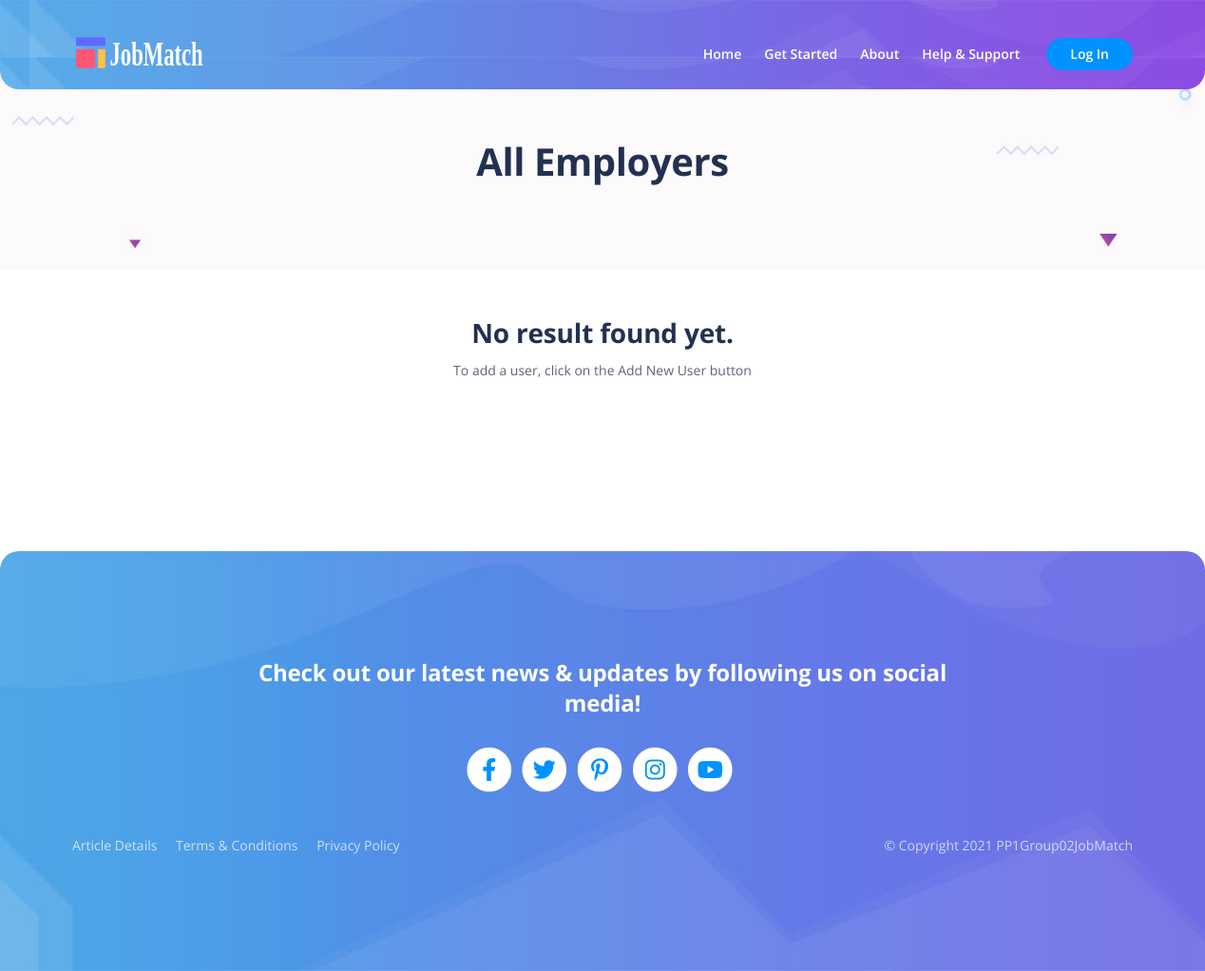
Before: /view/employer_list.php with the older database file.
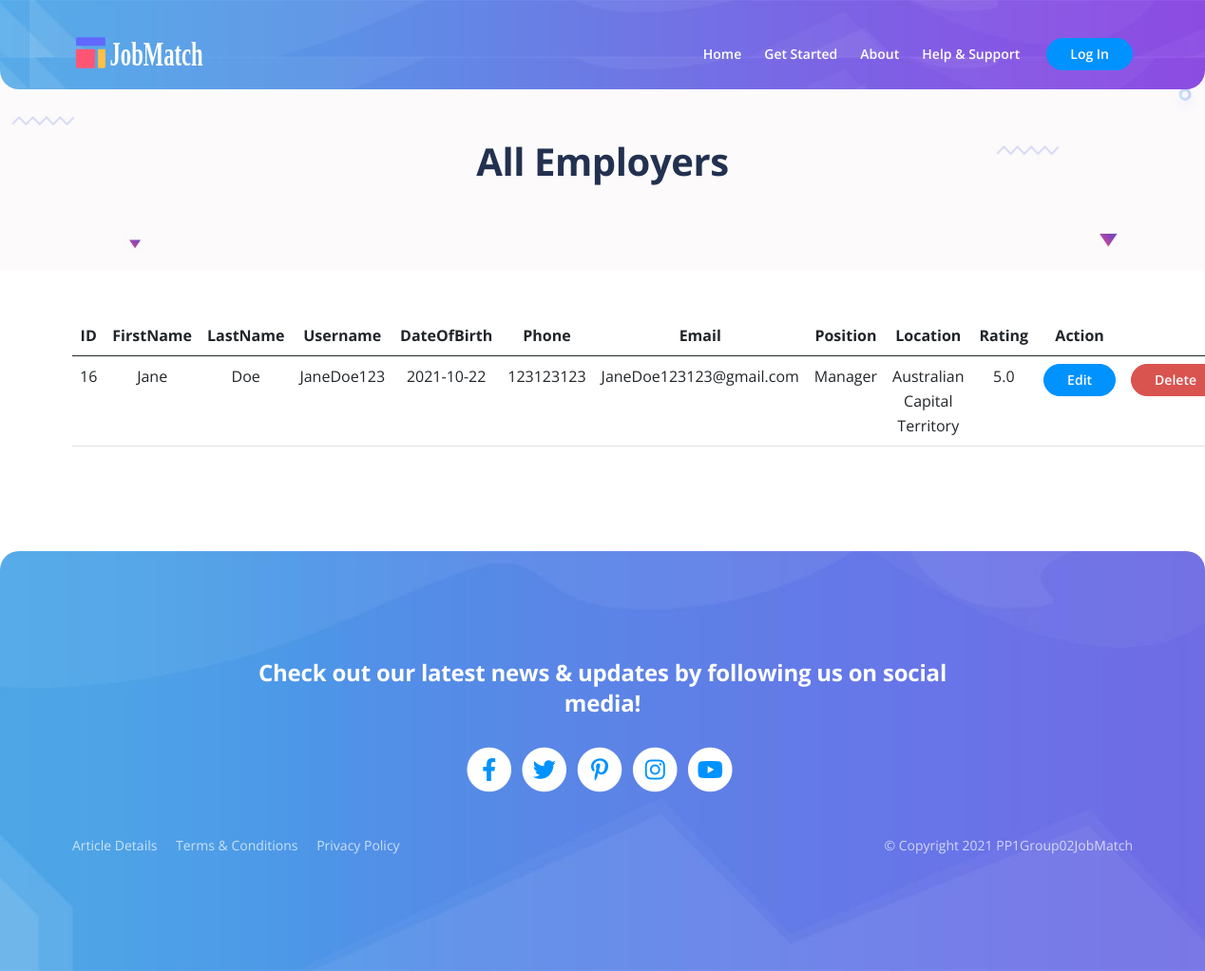
After: the same page with the newer database file.
### tables this page shows
CREATE TABLE `employer` (
  `id` int(11) NOT NULL,
  `firstName` text NOT NULL,
  `lastName` text NOT NULL,
  `username` text NOT NULL,
  `password` text NOT NULL,
  `dateOfBirth` date NOT NULL,
  `phone` text NOT NULL,
  `email` text NOT NULL,
  `position` text NOT NULL,
  `location` text NOT NULL,
  `rating` double(2,1) DEFAULT NULL,
  `image` mediumblob DEFAULT NULL
);

### controller/session_controller.php (called while the page is built, shortened)
<?php
require_once '../model/session_model.php';
class SessionController {
    public function checkSession() {
        $sessionModel = new SessionModel();
        return $sessionModel->sessionExists();
    }
}
?>

### model/session_model.php (called while the page is built, shortened)
<?php
	class SessionModel {
		public function sessionExists() {
			$exist = false;
			return $exist;
		}
	}
?>

### controller/admin_controller.php (called while the page is built, shortened)
<?php
class AdminController {
	public function getAllEmployer(){
        require_once '../model/admin_model.php';
        include '../model/db_connection.php';
        $adminModel = new AdminModel();
        return $adminModel->getAllEmployer($db);
	}
}

### model/admin_model.php (called while the page is built, shortened)
<?php
class AdminModel {
	public function getAllEmployer($db) {
		require_once '../model/user_object.php';
		$allEmployers = array();
		$query = "SELECT * FROM employer ORDER BY id";
		$result = $db->query($query);
		$numResults = $result->num_rows;
		for ($i = 0; $i < $numResults; $i++) {
			$row = $result->fetch_assoc();
			$allEmployers[$i] = new Employer($row['id'], $row['firstName'], $row['lastName'], $row['username'], $row['password'], $row['dateOfBirth'], $row['phone'], $row['email'], $row['position'], $row['location'],$row['rating'], $row['image']);
		}
		return $allEmployers;
	}
}
?>

### model/user_object.php (called while the page is built, shortened)
<?php
class Employer {
    public function __construct($id, $firstName, $lastName, $username, $password, $dob, $phone, $email, $position, $location, $rating, $image) {
        $this->id = $id;
        $this->firstName = $firstName;
        $this->lastName = $lastName;
        $this->username = $username;
        $this->dob = $dob;
        $this->phone = $phone;
        $this->email = $email;
        $this->position = $position;
        $this->location = $location;
        $this->rating = $rating;
    }
}
?>

### view/employer_list.php (the view, shortened to what this page needs)
<!DOCTYPE html>
<html lang="en">
<head>
    <?php
    require_once("component/header.php");
    ?>
</head>
<body data-bs-spy="scroll" data-bs-target="#navbarExample" class="text-center">
    <?php
    require_once("component/navbar.php");
    ?>
    <header id="ex-header" class="ex-header">
        <div class="container">
            <h1>All Employers</h1>
        </div>
    </header>
    <div class="container mt-5">
        <div class="mb-5" style="min-height: 200px;">
            <?php
            require_once '../controller/admin_controller.php';
            require_once '../controller/session_controller.php';
            $ac = new AdminController();
            $allEmployers = $ac->getAllEmployer();
            if (count($allEmployers) < 1) {
                echo "<h3>No result found yet.</h3> <small>To add a user, click on the Add New User button</small>";
            } else {
                echo "<table class='table'>";
                echo "      <thead>";
                echo "        <tr>";
                echo "            <th scope='col'>ID</th>";
                echo "            <th scope='col'>FirstName</th>";
                echo "            <th scope='col'>LastName</th>";
                echo "            <th scope='col'>Username</th>";
                echo "            <th scope='col'>DateOfBirth</th>";
                echo "            <th scope='col'>Phone</th>";
                echo "            <th scope='col'>Email</th>";
                echo "            <th scope='col'>Position</th>";
                echo "            <th scope='col'>Location</th>";
                echo "            <th scope='col'>Rating</th>";
                echo "            <th scope='col'>Action</th>";
                echo "            <th scope='col'></th>";
                echo "        </tr>";
                echo "      </thead>";
                echo "      <tbody>";
                foreach ($allEmployers as $employer) {
                    echo "        <tr>";
                    echo "          <td scope=\"row\">$employer->id</td>";
                    echo "          <td scope=\"row\">$employer->firstName</td>";
                    echo "          <td scope=\"row\">$employer->lastName</td>";
                    echo "          <td scope=\"row\">$employer->username</td>";
                    echo "          <td scope=\"row\">$employer->dob</td>";
                    echo "          <td scope=\"row\">$employer->phone</td>";
                    echo "          <td scope=\"row\">$employer->email</td>";
                    echo "          <td scope=\"row\">$employer->position</td>";
                    echo "          <td scope=\"row\">$employer->location</td>";
                    echo "          <td scope=\"row\">$employer->rating</td>";
                    createEditButton("employer", $employer->username, "Edit", "admin_edit_user.php");
                    createDeleteButton("username", $employer->username, "Delete");
                    echo "        </tr>";
                }
                echo "      </tbody>";
                echo "</table>";
            }
            function createEditButton($hiddenName, $hiddenValue, $buttonText, $actionPage)
            {
                echo "<td>";
                echo "<form action=$actionPage method=\"GET\">";
                echo "<button type=\"submit\" class=\"btn btn-solid-sm\">$buttonText</button>";
                echo "</form>";
                echo "</td>";
            }
            function createDeleteButton($hiddenName, $employer, $buttonText)
            {
                echo "<td>";
                echo "<form method=\"POST\">";
                echo "<button name=\"delete\" type=\"submit\" class=\"btn btn-danger-sm\" onclick=\"return confirm('Are you sure you want to delete $employer ?')\" >$buttonText</button>";
                echo "</form>";
                echo "</td>";
            }
            ?>
        </div>
    </div>
    <?php
    require_once("component/footer.php");
    ?>
</body>
</html>

### view/component/header.php
<?php
    echo <<<END
    <meta charset="utf-8">
    <meta name="viewport" content="width=device-width, initial-scale=1, shrink-to-fit=no">
    <meta name="description" content="Your description">
    <meta name="author" content="Your name">
    <meta property="og:site_name" content="" />
    <meta property="og:site" content="" />
    <meta property="og:title" content="" />
    <meta property="og:description" content="" />
    <meta property="og:image" content="" />
    <meta property="og:url" content="" />
    <meta name="twitter:card" content="summary_large_image">
    <link href="https://fonts.googleapis.com/css2?family=Open+Sans:ital,wght@0,400;0,600;0,700;1,400&display=swap" rel="stylesheet">
    <link href="../css/bootstrap.min.css" rel="stylesheet">
    <link href="../css/fontawesome-all.min.css" rel="stylesheet">
    <link href="../css/swiper.css" rel="stylesheet">
    <link href="../css/styles.css" rel="stylesheet">
    <link rel="stylesheet" href="https://cdn.jsdelivr.net/gh/Wruczek/Bootstrap-Cookie-Alert@gh-pages/cookiealert.css">
    <script src="../js/jquery-3.6.0.min.js"></script>
    <script src="../js/ckeditor/ckeditor.js"></script>
    <link rel="icon" href="../images/favicon.png">
    END;
?>

### view/component/navbar.php (shortened to what this page needs)
<?php
require_once '../controller/session_controller.php';
$sessionController = new SessionController();
$validSession = $sessionController->checkSession();
$userType = $sessionController->getUserType();
if ($validSession && $userType == "jobseeker") {
    $username = $sessionController->getUserName();
    echo <<<END
        <nav id="navbarExample" class="navbar navbar-expand-lg fixed-top navbar-light" aria-label="Main navigation">
            <div class="container">
                <a class="navbar-brand logo-image" href="index.php"><img src="../images/logo.svg" alt="Logo"></a>
                <button class="navbar-toggler p-0 border-0" type="button" id="navbarSideCollapse" aria-label="Toggle navigation">
                    <span class="navbar-toggler-icon"></span>
                </button>
                <div class="navbar-collapse offcanvas-collapse" id="navbarsExampleDefault">
                    <ul class="navbar-nav ms-auto navbar-nav-scroll">
                        <li class="nav-item">
                            <a class="nav-link" aria-current="page" href="index.php#header">Home</a>
                        </li>
                        <li class="nav-item">
                            <a class="nav-link" href="jobseeker_match.php">Your Matches</a>
                        </li>
                        <li class="nav-item">
                            <a class="nav-link" href="advice.php">Career Advices</a>
                        </li>
                        <li class="nav-item dropdown">
                            <a class="nav-link dropdown-toggle" href="#" id="dropdown01" data-bs-toggle="dropdown" aria-expanded="false">$username</a>
                            <ul class="dropdown-menu" aria-labelledby="dropdown01">
                                <li><a class="dropdown-item" href="user_profile.php">Profile</a></li>
                                <li>
                                    <div class="dropdown-divider"></div>
                                </li>
                                <li><a class="dropdown-item" href="user_settings.php">Settings</a></li>
                                <li>
                                    <div class="dropdown-divider"></div>
                                </li>
                                <li><a class="dropdown-item" href="#">Help Centre</a></li>
                                <li>
                                    <div class="dropdown-divider"></div>
                                </li>
                                <form method="POST">
                                <li><button class="dropdown-item text-danger" type="submit" name="logout">Log Out</button></li>
                                </form>
                            </ul>
                        </li>
                    </ul>
                </div>
            </div>
        </nav>
    END;
} else {
    echo <<<END
    <nav id="navbarExample" class="navbar navbar-expand-lg fixed-top navbar-light" aria-label="Main navigation">
        <div class="container">
            <a class="navbar-brand logo-image" href="index.php"><img src="../images/logo.svg" alt="Logo"></a>
            <button class="navbar-toggler p-0 border-0" type="button" id="navbarSideCollapse" aria-label="Toggle navigation">
                <span class="navbar-toggler-icon"></span>
            </button>
            <div class="navbar-collapse offcanvas-collapse" id="navbarsExampleDefault">
                <ul class="navbar-nav ms-auto navbar-nav-scroll">
                    <li class="nav-item">
                        <a class="nav-link" aria-current="page" href="index.php#header">Home</a>
                    </li>
                    <li class="nav-item">
                        <a class="nav-link" href="index.php#getstarted">Get Started</a>
                    </li>
                    <li class="nav-item">
                        <a class="nav-link" href="index.php#aboutUs">About</a>
                    </li>
                    <li class="nav-item">
                        <a class="nav-link" href="index.php#contact">Help & Support</a>
                    </li>
                </ul>
                <span class="nav-item">
                    <a class="btn-solid-sm" href="login.php">Log In</a>
                </span>
            </div>
        </div>
    </nav>
    END;
}

### view/component/footer.php (shortened to what this page needs)
<?php
    echo <<<END
    <div class="footer bg-light">
        <div class="container">
            <div class="row">
                <div class="col-lg-12">
                    <h4 style="color: white;">Check out our latest news & updates by following us on social media!</h4>
                    <div class="social-container">
                        <span class="fa-stack">
                            <a href="https://www.facebook.com">
                                <i class="fas fa-circle fa-stack-2x"></i>
                                <i class="fab fa-facebook-f fa-stack-1x"></i>
                            </a>
                        </span>
                        <span class="fa-stack">
                            <a href="https://www.twitter.com">
                                <i class="fas fa-circle fa-stack-2x"></i>
                                <i class="fab fa-twitter fa-stack-1x"></i>
                            </a>
                        </span>
                        <span class="fa-stack">
                            <a href="https://www.pinterest.com">
                                <i class="fas fa-circle fa-stack-2x"></i>
                                <i class="fab fa-pinterest-p fa-stack-1x"></i>
                            </a>
                        </span>
                        <span class="fa-stack">
                            <a href="https://www.instagram.com">
                                <i class="fas fa-circle fa-stack-2x"></i>
                                <i class="fab fa-instagram fa-stack-1x"></i>
                            </a>
                        </span>
                        <span class="fa-stack">
                            <a href="https://www.youtube.com">
                                <i class="fas fa-circle fa-stack-2x"></i>
                                <i class="fab fa-youtube fa-stack-1x"></i>
                            </a>
                        </span>
                    </div>
                </div>
            </div>
        </div>
    <div class="copyright">
        <div class="container">
            <div class="row">
                <div class="col-lg-6 col-md-12 col-sm-12">
                    <ul class="list-unstyled li-space-lg p-small">
                        <li><a href="article.php" style="color: white;">Article Details</a></li>
                        <li><a href="terms.php" style="color: white;">Terms & Conditions</a></li>
                        <li><a href="privacy.php" style="color: white;">Privacy Policy</a></li>
                    </ul>
                </div>
                <div class="col-lg-6 col-md-12 col-md-12">
                    <p class="p-small statement" style="color: white;">&copy; Copyright 2021 PP1Group02JobMatch</a></p>
                </div>
            </div>
        </div>
    </div>
    </div>
    END;
?>

Changed rows visible on the page:
added employer: id "16", firstName "Jane", lastName "Doe", username "JaneDoe123", dateOfBirth "2021-10-22", phone "123123123", email "JaneDoe123123@gmail.com", position "Manager", location "Australian Capital Territory", rating "5.0"
Other visible differences:
text no longer shown: "No result found yet. To add a user, click on the Add New User button"
text now shown: "ID FirstName LastName Username DateOfBirth Phone Email Position Location Rating Action"
